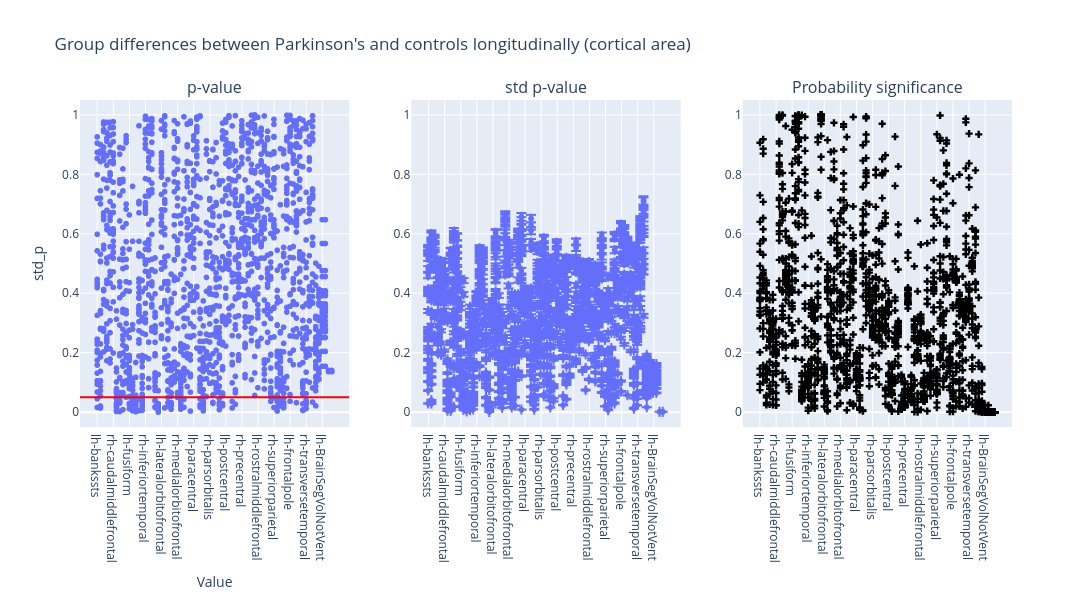

Notebook code for this chart:
### Code cell
plot_dumbbell(
    ancova_longitudinal_area,
    "Group differences between Parkinson's and controls longitudinally (cortical area)",
)

### Figure 1 — Plotly figure (JSON) as saved in the notebook; plotly's stock layout.template omitted (floating-point values rounded to 4 significant figures; data arrays with more than 128 entries replaced by an {"elided": "..."} marker saying what was removed)
{"data": [{"hovertemplate": "region=%{x}<br>p_value=%{y}<extra></extra>", "legendgroup": "", "marker": {"color": "#636efa", "symbol": "circle"}, "mode": "markers", "name": "", "showlegend": false, "type": "scattergl", "x": {"elided": "1924 str values"}, "xaxis": "x", "y": {"elided": "1924 float values"}, "yaxis": "y"}, {"error_y": {"array": {"elided": "1924 float values"}, "arrayminus": {"elided": "1924 float values"}}, "hovertemplate": "region=%{x}<br>std_p=%{y}<extra></extra>", "legendgroup": "", "marker": {"color": "#636efa", "symbol": "circle"}, "mode": "markers", "name": "", "showlegend": false, "type": "scattergl", "x": {"elided": "1924 str values"}, "xaxis": "x2", "y": {"elided": "1924 float values"}, "yaxis": "y2"}, {"marker": {"color": "black", "symbol": "cross"}, "mode": "markers", "name": "Flip probability", "showlegend": false, "type": "scatter", "x": {"elided": "1924 str values"}, "xaxis": "x3", "y": {"elided": "1924 float values"}, "yaxis": "y3"}], "layout": {"annotations": [{"font": {"size": 16}, "showarrow": false, "text": "p-value", "x": 0.1444, "xanchor": "center", "xref": "paper", "y": 1.0, "yanchor": "bottom", "yref": "paper"}, {"font": {"size": 16}, "showarrow": false, "text": "std p-value", "x": 0.5, "xanchor": "center", "xref": "paper", "y": 1.0, "yanchor": "bottom", "yref": "paper"}, {"font": {"size": 16}, "showarrow": false, "text": "Probability significance", "x": 0.8556, "xanchor": "center", "xref": "paper", "y": 1.0, "yanchor": "bottom", "yref": "paper"}], "height": 600, "hovermode": "closest", "shapes": [{"line": {"color": "red", "width": 2}, "type": "line", "x0": 0, "x1": 1, "xref": "x domain", "y0": 0.05, "y1": 0.05, "yref": "y"}], "title": {"text": "Group differences between Parkinson's and controls longitudinally (cortical area)"}, "width": 1400, "xaxis": {"anchor": "y", "domain": [0.0, 0.2889], "title": {"text": "Value"}}, "xaxis2": {"anchor": "y2", "domain": [0.3556, 0.6444]}, "xaxis3": {"anchor": "y3", "domain": [0.7111, 1.0]}, "yaxis": {"anchor": "x", "domain": [0.0, 1.0], "range": [-0.05, 1.05], "title": {"text": "std_p"}}, "yaxis2": {"anchor": "x2", "domain": [0.0, 1.0], "range": [-0.05, 1.05]}, "yaxis3": {"anchor": "x3", "domain": [0.0, 1.0], "range": [-0.05, 1.05]}}}
